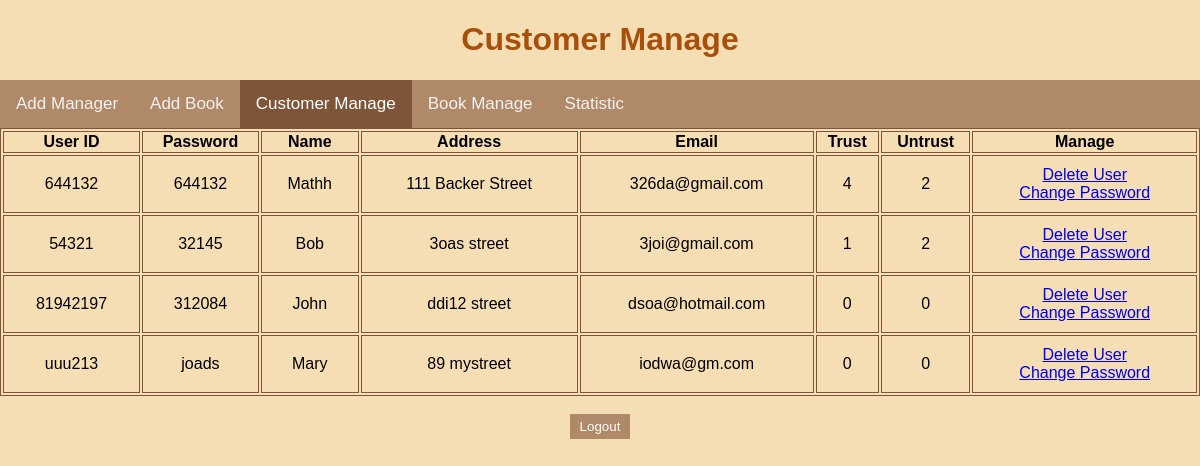
Page /customerMana on the earlier database version.
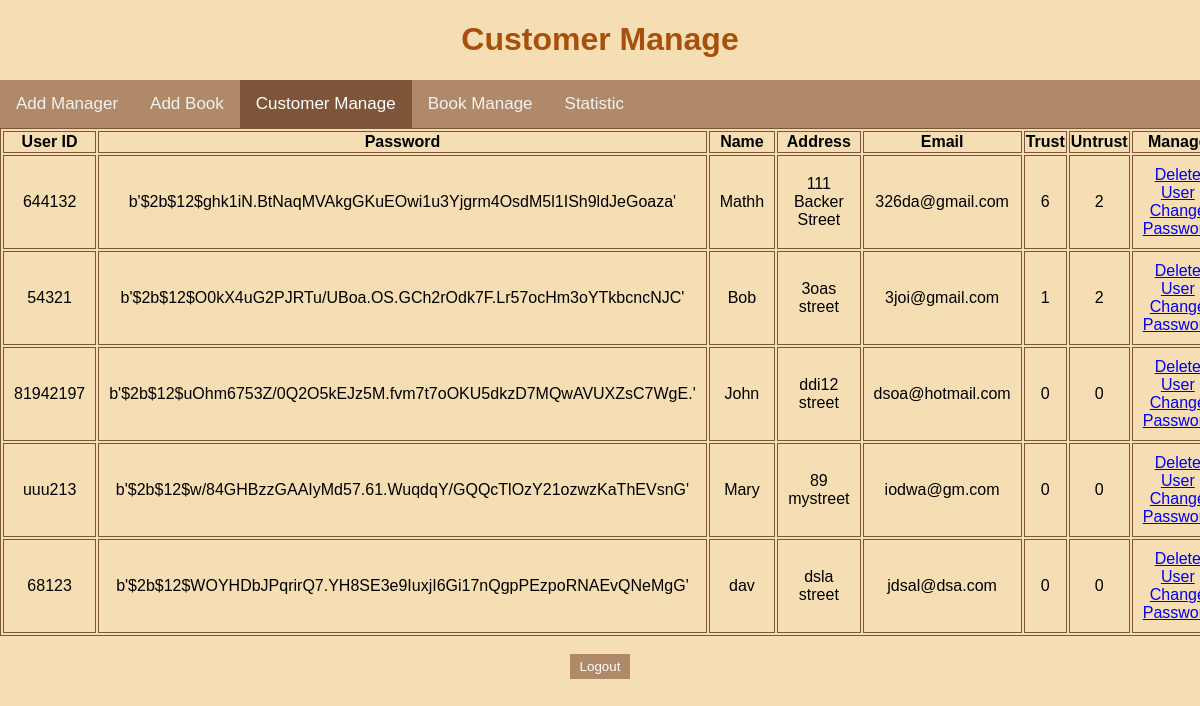
Same page on the later database version.
### app.py (models this page shows, shortened)
class User(db.Model):
    username = db.Column(db.String(20),nullable=False, primary_key=True)
    password = db.Column(db.String(20),nullable=False)
    name = db.Column(db.String(20))
    address = db.Column(db.String(100))
    email = db.Column(db.String(40))
    trust = db.Column(db.Integer,default=0)
    untrust = db.Column(db.Integer,default=0)

### app.py (the view)
@app.route('/customerMana')
def cusMana():
    customers=User.query.all()
    return render_template('customerManage.html',allCus=customers)

### templates/customerManage.html (shortened to what this page needs)
{% extends "base.html" %}
{% block body %}
<h1 id="top">Customer Manage</h1>
<div class="topnav">
    <a href="/managerAdd">Add Manager</a>
    <a href="/bookAdd">Add Book</a>
    <a class="active" href="/customerMana">Customer Manage</a>
    <a href="/bookMana">Book Manage</a>
    <a href="/stat">Statistic</a>
</div>
<div class=content>
<table class=users>
    <tr>
        <th>User ID</th>
        <th>Password</th>
        <th>Name</th>
        <th>Address</th>
        <th>Email</th>
        <th>Trust</th>
        <th>Untrust</th>
        <th>Manage</th>
    </tr>
    {% for customer in allCus %}
        <tr>
            <td>{{ customer.username }}</td>
            <td>{{ customer.password }}</td>
            <td>{{ customer.name }}</td>
            <td>{{ customer.address }}</td>
            <td>{{ customer.email }}</td>
            <td>{{ customer.trust }}</td>
            <td>{{ customer.untrust }}</td>
            <td>
                <a href="/delete/{{customer.username}}">Delete User</a>
                <br>
                <a href="/update/{{customer.username}}">Change Password</a>
            </td>
        </tr>
    {% endfor %}
</table>
</div>
<br>
<div class="toIndex"><form action='/' ><input class="button" type="submit" value="Logout"></form></div>
{% endblock %}

### templates/base.html (shortened to what this page needs)
<!DOCTYPE html>
<html lang="en">
<head>
    <link rel="stylesheet" href="{{ url_for('static',filename='css/main.css') }}">
</head>
<body>
    {% block body %}{% endblock %}
</body>
</html>

### static/css/main.css (style rules this page uses)
body { margin:0; font-family: sans-serif; background-color: wheat; }
h1 { font-family:'Gill Sans', 'Gill Sans MT', Calibri, 'Trebuchet MS', sans-serif ; color: #A8500B; }
.toIndex { display: flex; justify-content: center; text-align: center; }
#top { text-align: center; }
.button { background-color: #b08968; border: none; color: white; padding: 5px 10px; text-align: center; text-decoration: none; display: inline-block; }
.topnav { background-color: #b08968; overflow: hidden; }
.topnav a { float: left; color: #f2f2f2; text-align: center; padding: 14px 16px; text-decoration: none; font-size: 17px; }
.topnav a.active { background-color: #7f5539; color: white; }
table, td, th { border: 1px solid #7f5539; }
table { width: 100%; }
td { text-align: center; padding: 10px; }

Differences in the rows shown:
changed User "Mathh": password "644132" → "b'$2b$12$ghk1iN.BtNaqMVAkgGKuEOwi1u3Yjgrm4OsdM5l1ISh9ldJeGoaza'"; trust "4" → "6"
changed User "Bob": password "32145" → "b'$2b$12$O0kX4uG2PJRTu/UBoa.OS.GCh2rOdk7F.Lr57ocHm3oYTkbcncNJC'"
changed User "John": password "312084" → "b'$2b$12$uOhm6753Z/0Q2O5kEJz5M.fvm7t7oOKU5dkzD7MQwAVUXZsC7WgE.'"
changed User "uuu213": password "joads" → "b'$2b$12$w/84GHBzzGAAIyMd57.61.WuqdqY/GQQcTlOzY21ozwzKaThEVsnG'"
added User: username "68123", password "b'$2b$12$WOYHDbJPqrirQ7.YH8SE3e9IuxjI6Gi17nQgpPEzpoRNAEvQNeMgG'", name "dav", address "dsla street", email "jdsal@dsa.com", trust "0", untrust "0"
